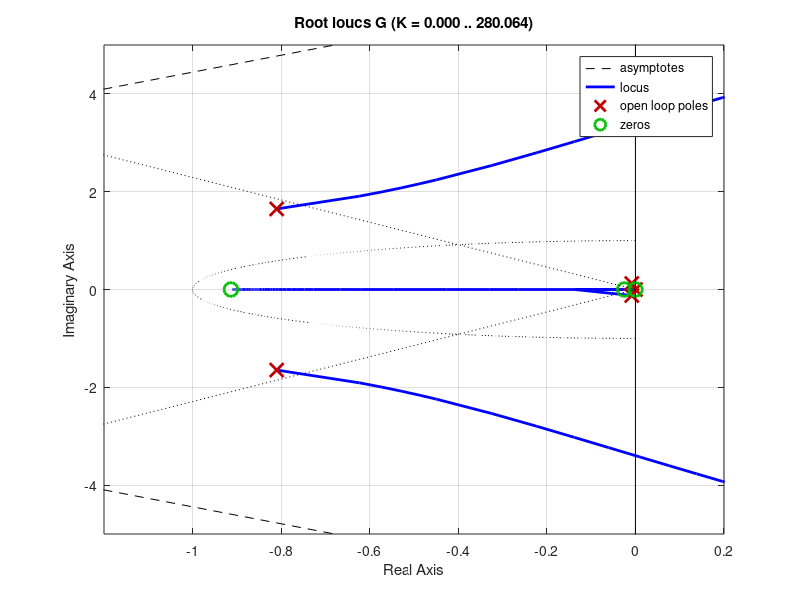
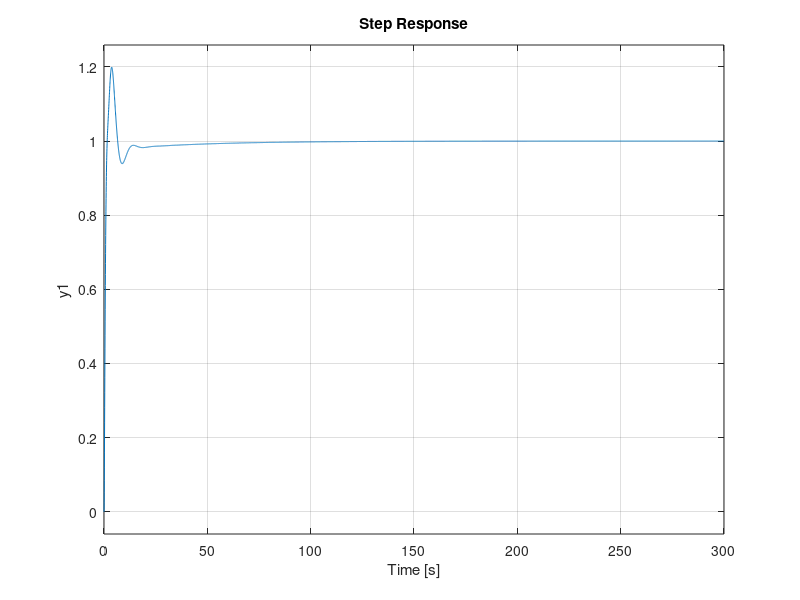

Source code (MATLAB) for these figures, in order: (Note: this script raises an error after producing the figures.)

close all;
% Rule-Based Autotuning Based on Frequency Domain Identification
% Anthony S. McCormack and Keith R. Godfrey

s = tf('s');

elev_pitch_tf = - 1/s * tf([-2.637 -2.475 -0.0607, 0], [1 1.6366 3.4115 0.07937 0.05112]);

tau_e = 0.1;
He = 1 / (tau_e * s + 1);

G = He * elev_pitch_tf;

rlocus(G)
sgrid([0.4, 0], [100, 1]);
grid on;
xlim([-1.2, 0.2])
ylim([-5, 5])

k_lim = 3.81;
T_lim = 2*pi / 3.4;

figure;
hold on;

% classic Ziegler Nichols
kc = 0.6 * k_lim;
Ti = 0.5 * T_lim;
Td = 0.125 * T_lim;
K = kc * (1 + 1 / (Ti * s) + Td * s);
step(feedback(K*G, 1));


% some overshoot
kc = 0.33 * k_lim;
Ti = 0.5 * T_lim;
Td = 0.33 * T_lim;
K = kc * (1 + 1 / (Ti * s) + Td * s);
step(feedback(K*G, 1))

% no overshoot
kc = 0.2 * k_lim;
Ti = 0.5 * T_lim;
Td = 0.33 * T_lim;
fprintf('%f %f %f', kc, Ti, Td);
K = kc * (1 + 1 / (Ti * s) + Td * s);
step(feedback(K*G, 1))


yline(1.1, '--', 'Overshoot limit');
yline(1.05, '--', 'Subsequent Overshoot');
hold off;

grid on;
legend('Ziegler Nichols', 'SO Rule', 'NO Rule')

print('exercise4\figures\pitch_autopilot_autotuning_comparison', '-dpng', '-r600');

